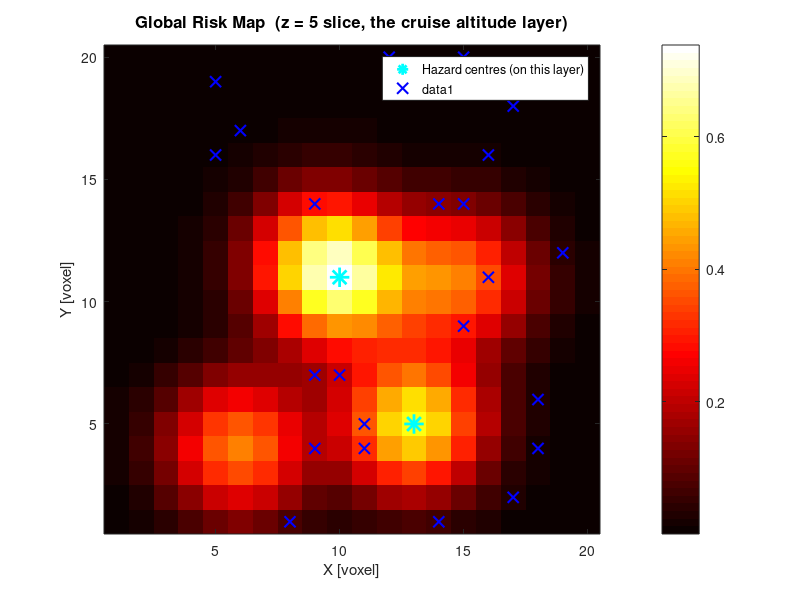
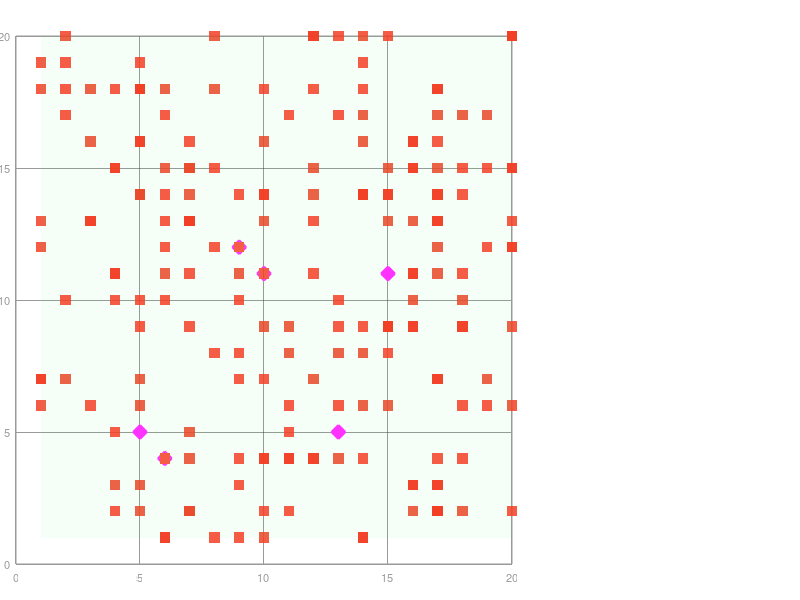

Recreate these plots in MATLAB, in order. (Note: this script raises an error after producing the figures.)
% =========================================================
%  UAV_Myopic_CPP.m  –  v3
%  3-D Myopic Coverage Path Planning for UAV
%
%  Based on:
%    "Risk-Aware Coverage Path Planning for Lunar Micro-Rovers"
%    Santra et al., arXiv:2404.18721, 2024
%
%  Full cost function (mirrors paper structure exactly):
%    mc = alpha*(mc_static + MC_VIS*Vi)   [LOCAL:  basic + revisit penalty]
%       + beta *  mc_alt                  [LOCAL:  altitude risk, real-time]
%       + gamma * mc_energy               [LOCAL:  thrust energy, real-time]
%       + delta * mc_global               [GLOBAL: pre-computed risk map]
%
%  Paper equivalent:
%    mc = alpha*(mc_static + mc_visited*Vi) + beta*mc_DEM
%    where mc_DEM is the pre-computed global terrain cost.
%    Here mc_global plays the same role for UAV.
%
%  Figures produced:
%    Figure 1  –  LIVE ANIMATION (dark theme, 2-panel: 3D + top-down)
%    Figure 2  –  3D Final Path  (time-coded rainbow trail)
%    Figure 3  –  Coverage Progress (with milestone markers)
%    Figure 4  –  Altitude Profile (colour-coded by height)
%    Figure 5  –  Global Risk Map  (pre-computed, shown before run)
%
%  Run: >> UAV_Myopic_CPP
%  MATLAB R2021a+
% =========================================================

function UAV_Myopic_CPP()

clc; clear; close all;
rng(42);

fprintf('============================================\n');
fprintf('  UAV 3-D Myopic Coverage Path Planning v3 \n');
fprintf('============================================\n\n');

% ==========================================================
%  SECTION 1 — PARAMETERS
%  All tunable knobs in one place.
% ==========================================================

% --- Environment ---
Gx = 20;  Gy = 20;  Gz = 10;   % voxel grid (x, y, z)
OBS_RATIO = 0.05;               % fraction of voxels that are obstacles
CELL_SIZE = 1.0;                % metres per voxel edge

% --- UAV Physics ---
% These are REAL physical constants for a ~DJI-Phantom-class drone
m_uav  = 1.5;    % total mass [kg]
g_acc  = 9.81;   % gravity [m/s^2]
rho    = 1.225;  % air density at sea level [kg/m^3]
A_rot  = 0.10;   % equivalent rotor disk area [m^2]
A_drag = 0.05;   % frontal drag area [m^2]
Cd     = 0.50;   % drag coefficient (bluff body approx)
v_nom  = 1.0;    % nominal cruise speed [m/s]
z_ref  = 5;      % cruise/reference altitude [voxels]

% --- Cost-Function Weights ---
% These MUST sum to 1.0 (like alpha+beta=1 in original paper,
% but we now have 4 terms).
%
%  alpha  = weight on local myopic cost  (revisit avoidance)
%  beta   = weight on altitude risk      (real-time, local)
%  gamma  = weight on energy cost        (real-time, local)
%  delta  = weight on GLOBAL risk map    (pre-computed, like DEM in paper)
%
alpha = 0.35;   % basic motion + visited penalty
beta  = 0.25;   % altitude risk
gamma = 0.20;   % energy consumption
delta = 0.20;   % global pre-computed risk  <-- NEW, mirrors mc_DEM in paper
% NOTE: alpha + beta + gamma + delta = 1.0  ✓

% --- Altitude-Risk Sub-Weights (inside beta term) ---
w1 = 1.0;   % penalise large altitude changes
w2 = 2.0;   % penalise proximity to obstacles (1/d_obs)
w3 = 0.5;   % penalise deviation from cruise altitude z_ref

% --- Visited-Cell Penalty ---
% Must be >= 1.1 (per original paper) to avoid infinite loops.
% Higher = stronger push toward unvisited areas.
MC_VIS = 1.5;

% --- APF Parameters ---
D_SAFE    = 2.5;   % APF repulsion activation radius [voxels]
APF_SCALE = 0.04;  % APF blend into total cost

% --- Global Risk Map Parameters ---
N_HAZARDS = 6;     % number of pre-known hazard zones (Gaussian bumps)
HAZARD_STR = 3.0;  % peak risk value at hazard centre

% --- Simulation Control ---
COV_TARGET = 0.90;          % stop when this fraction of free voxels visited
MAX_ITER   = Gx*Gy*Gz * 5;  % hard cap (handles the "gets stuck" case)

% --- Animation Control ---
ANIM_SKIP = 4;    % animate every Nth step. Increase to speed up.
ROTOR_SPD = 30;   % rotor spin speed [degrees/frame]

% ==========================================================
%  SECTION 2 — DERIVED PHYSICAL QUANTITIES
%
%  P_hover: Momentum theory formula (from UAV extension doc).
%  This is the MINIMUM power to stay airborne — constant baseline
%  even when the drone isn't moving horizontally.
%
%  A stationary hover for t seconds costs: P_hover * t  Joules.
%  Moving forward ADDS drag energy ON TOP of this hover cost.
%  Climbing ADDS gravitational PE on top of both.
%  → These three terms are physically independent.
% ==========================================================

P_hover = (m_uav * g_acc)^1.5 / sqrt(2 * rho * A_rot);
F_drag  = 0.5 * Cd * rho * A_drag * v_nom^2;  % constant at v_nom

fprintf('UAV Physical Parameters:\n');
fprintf('  Mass              : %.2f kg\n',  m_uav);
fprintf('  Hover Power       : %.2f W   (energy/time just staying airborne)\n', P_hover);
fprintf('  Drag Force @ v_nom: %.4f N  (extra resistance when moving)\n', F_drag);
fprintf('  Reference alt.    : %d voxels\n', z_ref);
fprintf('  Grid              : %d x %d x %d  (%d total voxels)\n\n', ...
        Gx, Gy, Gz, Gx*Gy*Gz);

% ==========================================================
%  SECTION 3 — ENVIRONMENT SETUP
%
%  Cell states:
%    0 = Unknown  (UAV has not sensed this yet — starts here)
%    1 = Free     (sensed by LiDAR, no obstacle, not yet visited)
%    2 = Obstacle (sensed, blocked — UAV cannot enter)
%    3 = Visited  (UAV has physically occupied this voxel)
%
%  This mirrors Table/Section III of the paper exactly.
% ==========================================================

map       = zeros(Gx, Gy, Gz, 'uint8');
visit_cnt = zeros(Gx, Gy, Gz);

% Place random obstacles (protect start corner [1..3, 1..3])
n_obs  = floor(OBS_RATIO * Gx * Gy * Gz);
placed = 0;
while placed < n_obs
    ox = randi(Gx);  oy = randi(Gy);  oz = randi(Gz);
    if ox <= 3 && oy <= 3,  continue;  end
    if map(ox, oy, oz) == 0
        map(ox, oy, oz) = 2;
        placed = placed + 1;
    end
end

free_total = sum(map(:) ~= 2);
fprintf('Environment: %d free voxels, %d obstacles (%.1f%%)\n\n', ...
        free_total, n_obs, OBS_RATIO*100);

% ==========================================================
%  SECTION 4 — GLOBAL RISK MAP  (pre-computed, like DEM in paper)
%
%  In the original paper, mc_DEM is computed BEFORE the mission
%  starts using NASA satellite elevation data. The rover then
%  uses this pre-computed slope cost during navigation.
%
%  For UAV, we simulate the equivalent: a pre-scanned global
%  risk map with known hazard zones (e.g. from prior aerial
%  survey, restricted airspace, or known obstacle clusters).
%
%  Formula: mc_global(x,y,z) = sum of Gaussian bumps centred
%  at hazard locations. Pre-computed once, used every step.
%
%  This is the GLOBAL term that was MISSING from v1 and v2.
% ==========================================================

global_risk = zeros(Gx, Gy, Gz);

% Random hazard centres (simulate pre-known risky zones)
rng(7);   % different seed so hazards don't overlap with obstacles
hazard_centres = [randi([4,Gx],N_HAZARDS,1), ...
                  randi([4,Gy],N_HAZARDS,1), ...
                  randi([1,Gz],N_HAZARDS,1)];
rng(42);  % restore main seed

% Build global risk map as sum of Gaussians
for i = 1:Gx
    for j = 1:Gy
        for k = 1:Gz
            r = 0;
            for h = 1:N_HAZARDS
                dx = i - hazard_centres(h,1);
                dy = j - hazard_centres(h,2);
                dz = k - hazard_centres(h,3);
                dist2 = dx^2 + dy^2 + dz^2;
                r = r + HAZARD_STR * exp(-dist2 / 8.0);
            end
            global_risk(i,j,k) = r;
        end
    end
end

% Normalise to [0, 1] so it blends cleanly with other cost terms
global_risk = global_risk / max(global_risk(:));

fprintf('Global risk map computed (%d hazard zones).\n\n', N_HAZARDS);

% ==========================================================
%  SECTION 5 — FIGURE 5: GLOBAL RISK MAP  (shown before run)
%
%  Shows what pre-known information the UAV has before it
%  starts flying — equivalent to the DEM shown in Fig.4(a)
%  of the original paper.
% ==========================================================

figure('Name','Figure 5 - Global Risk Map (Pre-Computed)', ...
       'Color','white','Position',[400 300 700 500]);

% Show middle slice (z = z_ref layer)
mid_slice = squeeze(global_risk(:,:,z_ref))';
imagesc(mid_slice);
colormap(hot); colorbar;
title(sprintf('Global Risk Map  (z = %d slice, the cruise altitude layer)', z_ref), ...
      'FontSize', 12, 'FontWeight', 'bold');
xlabel('X [voxel]','FontSize',11);
ylabel('Y [voxel]','FontSize',11);
set(gca,'YDir','normal');
hold on;

% Mark hazard centres that fall on this slice (within ±1)
for h = 1:N_HAZARDS
    if abs(hazard_centres(h,3) - z_ref) <= 1
        plot(hazard_centres(h,1), hazard_centres(h,2), 'c*', ...
             'MarkerSize',14,'LineWidth',2);
    end
end
legend({'Hazard centres (on this layer)'},'Location','best','FontSize',9);

% Also show obstacles as black X
[ox_s, oy_s] = ind2sub([Gx,Gy], find(map(:,:,z_ref) == 2));
if ~isempty(ox_s)
    plot(ox_s, oy_s, 'bx', 'MarkerSize', 8, 'LineWidth', 1.5);
end
drawnow;

% ==========================================================
%  SECTION 6 — UAV INITIALISATION
% ==========================================================

pos = [2, 2, z_ref];
map(pos(1), pos(2), pos(3)) = 3;
visit_cnt(pos(1), pos(2), pos(3)) = 1;

path_log = pos;
E_total  = 0;
cov_hist = [];
iter     = 0;
coverage = 0;

% Pre-allocate cost component log for analysis
cost_log_alt    = [];
cost_log_energy = [];
cost_log_global = [];

% ==========================================================
%  SECTION 7 — FIGURE 1: LIVE ANIMATION SETUP
%
%  Two-panel dark-theme window:
%    Left  (large) : 3D animated voxel world
%    Right (small) : 2D top-down coverage heatmap
%
%  Visual legend for 3D panel:
%    Red   cubes    = Obstacles
%    Yellow dots    = Free (sensed but NOT yet visited)
%    Green  dots    = Visited (size ∝ visit count)
%    Cyan   ring    = Current sensing sphere (26 neighbours)
%    Rainbow line   = Flight path (blue=early, red=late)
%    White/gold UAV = Current drone position
%    Magenta plane  = Cruise altitude z_ref
% ==========================================================

fig_anim = figure('Name','Figure 1 - UAV Live Animation', ...
                  'Color',[0.04 0.04 0.10], ...
                  'Position',[40, 40, 1200, 680]);

% --- LEFT: 3D animated axes ---
ax3d = subplot('Position',[0.02 0.06 0.62 0.88]);
set(ax3d,'Color',[0.04 0.04 0.10], ...
         'XColor',[0.6 0.6 0.6],'YColor',[0.6 0.6 0.6],'ZColor',[0.6 0.6 0.6], ...
         'GridColor',[0.2 0.2 0.2],'GridAlpha',0.5,'FontSize',8);
hold(ax3d,'on');  grid(ax3d,'on');  box(ax3d,'on');

% Draw obstacles once (static red squares)
[ox_v,oy_v,oz_v] = ind2sub([Gx,Gy,Gz], find(map==2));
h_obstacles = scatter3(ax3d, ox_v, oy_v, oz_v, 55, ...
                       [0.95 0.25 0.15], 's', 'filled', ...
                       'MarkerFaceAlpha', 0.85);

% Draw global hazard zone centres (magenta diamonds)
for h = 1:N_HAZARDS
    plot3(ax3d, hazard_centres(h,1), hazard_centres(h,2), hazard_centres(h,3), ...
          'd','Color',[1 0.2 1],'MarkerSize',10, ...
          'MarkerFaceColor',[1 0.2 1],'LineWidth',1.5);
end

% Cruise altitude reference plane (faint green)
[pp_x,pp_y] = meshgrid(1:Gx, 1:Gy);
surf(ax3d, pp_x, pp_y, z_ref*ones(size(pp_x)), ...
     'FaceColor',[0.2 0.9 0.4],'FaceAlpha',0.05,'EdgeColor','none');

% Free (sensed-not-visited) voxels — yellow dots, starts empty
h_free = scatter3(ax3d, nan, nan, nan, 12, [1.0 0.9 0.2], '.', ...
                  'MarkerFaceAlpha', 0.55);

% Visited voxels — green dots, starts empty
h_visited = scatter3(ax3d, nan, nan, nan, 18, [0.2 0.9 0.4], 'o', 'filled', ...
                     'MarkerFaceAlpha', 0.35);

% Sensing sphere highlight — cyan ring at current position
h_sense = scatter3(ax3d, nan, nan, nan, 45, [0.0 0.9 0.9], 'o', ...
                   'MarkerFaceAlpha', 0.10, 'LineWidth', 0.8);

% Flight trail — starts as single point, grows with time
% We'll update it segment-by-segment with colour = time
h_trail = plot3(ax3d, pos(1), pos(2), pos(3), ...
                '-', 'Color',[0.4 0.5 1.0 0.6], 'LineWidth', 1.3);

% Start marker (permanent green star)
plot3(ax3d, pos(1), pos(2), pos(3), 'p', ...
      'Color',[0.2 1.0 0.4],'MarkerSize',14, ...
      'MarkerFaceColor',[0.2 1.0 0.4],'LineWidth',1.5);

% UAV body handles
[uav_h, rotor_h] = draw_uav_3d(ax3d, pos);

% HUD text
h_hud = text(ax3d, 1.2, 1.2, Gz+0.6, 'Initialising...', ...
             'Color',[1.0 1.0 0.4],'FontSize',10, ...
             'FontWeight','bold','FontName','Courier');

% Axes formatting
xlabel(ax3d,'X','Color',[0.7 0.7 0.7],'FontSize',9);
ylabel(ax3d,'Y','Color',[0.7 0.7 0.7],'FontSize',9);
zlabel(ax3d,'Z','Color',[0.7 0.7 0.7],'FontSize',9);
title(ax3d,'UAV Myopic Coverage  –  Live 3D', ...
      'Color',[1 1 1],'FontSize',11,'FontWeight','bold');
xlim(ax3d,[1 Gx]);  ylim(ax3d,[1 Gy]);  zlim(ax3d,[1 Gz]);
view(ax3d, 38, 24);

% Legend (manual text annotations, lighter weight)
legend_items = {'Obstacles','Hazard zones (global risk)', ...
                'z_{ref} plane','Free (sensed)','Visited','Sense sphere', ...
                'Path trail','Start'};
legend(ax3d, legend_items,'FontSize',7,'Color',[0.1 0.1 0.1], ...
       'TextColor',[0.9 0.9 0.9],'Location','northeast');

% --- RIGHT: 2D Top-Down Coverage Heatmap ---
ax2d = subplot('Position',[0.68 0.54 0.30 0.40]);
set(ax2d,'Color',[0.04 0.04 0.10], ...
         'XColor',[0.7 0.7 0.7],'YColor',[0.7 0.7 0.7]);
visit_slice = squeeze(sum(visit_cnt, 3));  % sum visits across all altitudes
h_heatmap = imagesc(ax2d, visit_slice');
colormap(ax2d, [linspace(0.04,0,256)', linspace(0.04,0.8,256)', linspace(0.10,0.3,256)']);
caxis(ax2d,[0 5]);
title(ax2d,'Top-Down Visit Heatmap','Color',[1 1 1],'FontSize',9);
xlabel(ax2d,'X','Color',[0.7 0.7 0.7],'FontSize',8);
ylabel(ax2d,'Y','Color',[0.7 0.7 0.7],'FontSize',8);
set(ax2d,'YDir','normal','FontSize',7);
hold(ax2d,'on');
% Mark obstacles on heatmap
obs_xy = squeeze(any(map==2, 3));
[ox2, oy2] = find(obs_xy');
if ~isempty(ox2)
    plot(ax2d, oy2, ox2, 'rs','MarkerSize',4,'LineWidth',1);
end
h_uav2d = plot(ax2d, pos(2), pos(1), 'w^','MarkerSize',8, ...
               'MarkerFaceColor',[1 1 0.2],'LineWidth',1);

% --- RIGHT BOTTOM: Live cost bar chart ---
ax_bar = subplot('Position',[0.68 0.06 0.30 0.38]);
set(ax_bar,'Color',[0.06 0.06 0.12], ...
           'XColor',[0.7 0.7 0.7],'YColor',[0.7 0.7 0.7]);
bar_labels = {'Local\n(static+vis)', 'Alt Risk', 'Energy', 'Global Risk'};
h_bars = bar(ax_bar, [0 0 0 0], 'FaceColor','flat');
h_bars.CData = [0.4 0.6 1.0; 1.0 0.7 0.1; 0.3 1.0 0.4; 1.0 0.3 0.8];
title(ax_bar,'Live Cost Breakdown','Color',[1 1 1],'FontSize',9);
ylabel(ax_bar,'Cost contribution','Color',[0.7 0.7 0.7],'FontSize',8);
set(ax_bar,'XTickLabel',{'Local','AltRisk','Energy','Global'}, ...
           'FontSize',8,'XColor',[0.7 0.7 0.7],'YColor',[0.7 0.7 0.7]);
ylim(ax_bar,[0 3]);

rotor_angle = 0;

% ==========================================================
%  SECTION 8 — MAIN COVERAGE LOOP
%
%  Each iteration = one step of the UAV.
%  The algorithm is purely GREEDY — no look-ahead, no global
%  planning, no backtracking.
%
%  HOW COVERAGE IS ACHIEVED WITHOUT BACKPROPAGATION:
%  The mc_visited * Vi term is the key mechanism. Every visited
%  cell accumulates a penalty. This makes the algorithm naturally
%  "push away" from explored regions toward unexplored ones —
%  like leaving expensive footprints that force you to walk
%  somewhere new. It's emergent, not planned.
%
%  CAN IT FAIL? YES. If the UAV gets surrounded by visited cells
%  and obstacles with no unvisited neighbours reachable, it gets
%  trapped. MAX_ITER handles this gracefully.
% ==========================================================

fprintf('Starting coverage loop...\n');
fprintf('(Close Figure 1 to stop early)\n\n');

while coverage < COV_TARGET && iter < MAX_ITER

    if ~ishandle(fig_anim),  break;  end

    iter = iter + 1;

    % ----------------------------------------------------------
    %  STEP A: SENSE — Reveal 26 voxels around current position
    %  This is the MYOPIC part. The UAV sees only immediate
    %  neighbours. Unknown (0) voxels become Free (1).
    % ----------------------------------------------------------
    nbrs = get_26_neighbors(pos, Gx, Gy, Gz);
    for k = 1:size(nbrs,1)
        nx=nbrs(k,1); ny=nbrs(k,2); nz=nbrs(k,3);
        if map(nx,ny,nz)==0,  map(nx,ny,nz)=1;  end
    end

    % ----------------------------------------------------------
    %  STEP B: EVALUATE COST for each of the 26 neighbours
    %  Full cost function with all 4 terms.
    % ----------------------------------------------------------
    min_cost = inf;
    best     = [];
    best_cost_breakdown = [0 0 0 0];

    for k = 1:size(nbrs,1)
        nx=nbrs(k,1); ny=nbrs(k,2); nz=nbrs(k,3);
        if map(nx,ny,nz)==2,  continue;  end   % skip obstacles

        % --- LOCAL TERM 1: Basic motion + visited penalty ---
        % mc_static = 1 (base movement cost per voxel, direction-simplified)
        % mc_visited = MC_VIS * Vi (grows with each revisit)
        % This term directly mirrors Eq.(1) from the paper:
        %   mc = mc_static + mc_visited*Vi
        mc_static = 1.0;
        Vi        = visit_cnt(nx, ny, nz);
        cost_local = alpha * (mc_static + MC_VIS * Vi);

        % --- LOCAL TERM 2: Altitude risk ---
        % Three components (all real-time, sensor-dependent):
        %   w1*|dz|         = cost of changing altitude
        %   w2*(1/d_obs)    = cost of flying near obstacles
        %   w3*|z - z_ref|  = cost of deviating from cruise altitude
        dz    = nz - pos(3);
        d_obs = nearest_obs_dist([nx,ny,nz], map, Gx, Gy, Gz);
        mc_alt = w1*abs(dz) + w2*(1/max(d_obs,0.5)) + w3*abs(nz-z_ref);
        cost_alt = beta * mc_alt;

        % --- LOCAL TERM 3: Energy cost ---
        % E_move = P_hover*t  +  m*g*dz_climb  +  F_drag*dist
        %          (hover)        (climb PE)       (air drag)
        % These are physically distinct:
        %   Hover: energy to stay airborne regardless of motion
        %   Climb: energy against gravity when ascending only
        %   Drag:  energy wasted against air resistance while moving
        % Normalised by 200J (approx max energy for one voxel hop)
        dist_m  = sqrt((nx-pos(1))^2+(ny-pos(2))^2+dz^2) * CELL_SIZE;
        t_step  = dist_m / v_nom;
        E_step  = P_hover*t_step + m_uav*g_acc*max(dz,0)*CELL_SIZE + F_drag*dist_m;
        mc_energy = E_step / 200;
        cost_energy = gamma * mc_energy;

        % --- GLOBAL TERM: Pre-computed risk map ---
        % This is the equivalent of mc_DEM in the original paper.
        % Computed ONCE before the mission (see Section 4).
        % Represents pre-known hazard zones, altitude restrictions,
        % obstacle-dense regions from prior survey.
        % The UAV avoids these zones even before seeing them with sensors.
        mc_glob = global_risk(nx, ny, nz);
        cost_glob = delta * mc_glob;

        % --- APF repulsion (safety layer, not in paper's cost function) ---
        apf = apf_repulsive_score(pos,[nx,ny,nz],map,Gx,Gy,Gz,D_SAFE);

        % --- TOTAL COST (complete UAV cost function from proposal) ---
        total_cost = cost_local + cost_alt + cost_energy + cost_glob ...
                   + APF_SCALE * apf;

        if total_cost < min_cost
            min_cost = total_cost;
            best     = [nx, ny, nz];
            best_cost_breakdown = [cost_local, cost_alt, cost_energy, cost_glob];
        end
    end

    % ----------------------------------------------------------
    %  STEP C: MOVE to best voxel
    %  If no valid neighbour found, the UAV is trapped.
    %  This CAN happen if surrounded by obstacles + visited cells.
    %  MAX_ITER cap handles this gracefully.
    % ----------------------------------------------------------
    if isempty(best),  break;  end

    dz_move   = best(3) - pos(3);
    dist_move = sqrt(sum((best-pos).^2)) * CELL_SIZE;
    t_move    = dist_move / v_nom;
    E_move    = P_hover*t_move + m_uav*g_acc*max(dz_move,0)*CELL_SIZE + F_drag*dist_move;
    E_total   = E_total + E_move;

    pos = best;
    visit_cnt(pos(1),pos(2),pos(3)) = visit_cnt(pos(1),pos(2),pos(3)) + 1;
    if map(pos(1),pos(2),pos(3)) ~= 2
        map(pos(1),pos(2),pos(3)) = 3;
    end
    path_log(end+1,:) = pos; %#ok<AGROW>

    % Log cost components for Figure 6 later
    cost_log_alt(end+1)    = best_cost_breakdown(2); %#ok<AGROW>
    cost_log_energy(end+1) = best_cost_breakdown(3); %#ok<AGROW>
    cost_log_global(end+1) = best_cost_breakdown(4); %#ok<AGROW>

    % ----------------------------------------------------------
    %  STEP D: UPDATE COVERAGE METRIC
    %  Simple fraction: visited voxels / total free voxels
    %  This is the Path Length Ratio denominator from Eq.(4)
    % ----------------------------------------------------------
    visited  = sum(map(:)==3);
    coverage = visited / free_total;
    cov_hist(end+1) = coverage; %#ok<AGROW>

    % ----------------------------------------------------------
    %  STEP E: ANIMATE (every ANIM_SKIP steps)
    %  Uses set() to update existing graphics objects — much
    %  faster than delete+redraw.
    % ----------------------------------------------------------
    if mod(iter, ANIM_SKIP)==0 && ishandle(fig_anim)

        % Update free voxel cloud (yellow — sensed but unvisited)
        [fx,fy,fz] = ind2sub([Gx,Gy,Gz], find(map==1));
        set(h_free, 'XData',fx, 'YData',fy, 'ZData',fz);

        % Update visited voxel cloud (green)
        [vx,vy,vz_v] = ind2sub([Gx,Gy,Gz], find(map==3));
        set(h_visited, 'XData',vx, 'YData',vy, 'ZData',vz_v);

        % Highlight current sensing sphere (show 26 neighbours as cyan ring)
        nbrs_now = get_26_neighbors(pos, Gx, Gy, Gz);
        set(h_sense, 'XData',nbrs_now(:,1), ...
                     'YData',nbrs_now(:,2), ...
                     'ZData',nbrs_now(:,3));

        % Update trail — rainbow colour by time (blue→red)
        n_path = size(path_log,1);
        if n_path > 2
            cmap_trail = jet(n_path);
            delete(h_trail);
            h_trail = gobjects(n_path-1,1);
            for s = max(1,n_path-40):n_path-1   % only last 40 segments for speed
                ci = max(1, min(n_path, s));
                h_trail(s) = plot3(ax3d, ...
                    path_log(s:s+1,1), path_log(s:s+1,2), path_log(s:s+1,3), ...
                    '-','Color',[cmap_trail(ci,:) 0.75],'LineWidth',1.6);
            end
        end

        % Move UAV
        move_uav_3d(uav_h, rotor_h, pos, rotor_angle);
        rotor_angle = mod(rotor_angle + ROTOR_SPD, 360);

        % HUD
        set(h_hud,'String', sprintf( ...
            'Cov: %5.1f%%  |  Step: %d  |  Energy: %.0f J', ...
            coverage*100, iter, E_total));

        % 2D heatmap update
        visit_slice = squeeze(sum(visit_cnt, 3));
        set(h_heatmap, 'CData', visit_slice');
        set(h_uav2d, 'XData', pos(2), 'YData', pos(1));

        % Live cost bar
        set(h_bars, 'YData', best_cost_breakdown);
        ylim(ax_bar,[0 max(0.5, max(best_cost_breakdown)*1.3)]);

        drawnow limitrate;
    end

    if mod(iter,200)==0
        fprintf('  Iter %4d | Coverage %.1f%% | Energy %.0f J\n', ...
                iter, coverage*100, E_total);
    end
end

% Final frame
if ishandle(fig_anim)
    [fx,fy,fz] = ind2sub([Gx,Gy,Gz], find(map==1));
    set(h_free,'XData',fx,'YData',fy,'ZData',fz);
    [vx,vy,vz_v] = ind2sub([Gx,Gy,Gz], find(map==3));
    set(h_visited,'XData',vx,'YData',vy,'ZData',vz_v);
    move_uav_3d(uav_h, rotor_h, pos, rotor_angle);
    set(h_hud,'String', sprintf('DONE  Cov: %.1f%%  Steps: %d  Energy: %.0fJ', ...
              coverage*100, iter, E_total));
    % Final position marker (red square)
    plot3(ax3d, pos(1),pos(2),pos(3),'s','Color',[1 0.2 0.2], ...
          'MarkerSize',13,'MarkerFaceColor',[1 0.2 0.2],'LineWidth',1.5);
    visit_slice = squeeze(sum(visit_cnt,3));
    set(h_heatmap,'CData',visit_slice');
    drawnow;
end

% ==========================================================
%  SECTION 9 — RESULTS
% ==========================================================
fprintf('\n========== Simulation Results ==========\n');
fprintf('  Total iterations   : %d\n',   iter);
fprintf('  Final coverage     : %.1f%%\n', coverage*100);
fprintf('  Total energy used  : %.2f J\n', E_total);
fprintf('  Avg energy/step    : %.2f J\n', E_total/max(iter,1));
fprintf('  Path length ratio  : %.3f\n',   iter/free_total);
fprintf('  (Optimal ratio = 1.0: each cell visited exactly once)\n');
fprintf('=========================================\n\n');

fprintf('Rendering figures 2, 3, 4, 6...\n');

% ==========================================================
%  SECTION 10 — FIGURE 2: 3D FINAL PATH (rainbow trail)
%
%  Same data as Figure 1 but:
%  - White background for readability
%  - Full rainbow path (blue=early steps, red=late steps)
%  - Voxel states shown with distinct colours and sizes
% ==========================================================

figure('Name','Figure 2 - 3D Final Path (Rainbow Trail)', ...
       'Color','white','Position',[980, 40, 780, 660]);
hold on; grid on; box on;

% Obstacles — dark red cubes
[ox3,oy3,oz3] = ind2sub([Gx,Gy,Gz], find(map==2));
scatter3(ox3,oy3,oz3, 50, [0.6 0.05 0.05], 's', 'filled', 'MarkerFaceAlpha',0.6);

% Free (sensed but unvisited) — small yellow
[fx3,fy3,fz3] = ind2sub([Gx,Gy,Gz], find(map==1));
if ~isempty(fx3)
    scatter3(fx3,fy3,fz3, 10, [1.0 0.85 0.1], '.', 'MarkerFaceAlpha',0.3);
end

% Visited — green, size proportional to visit count
[vx3,vy3,vz3] = ind2sub([Gx,Gy,Gz], find(map==3));
vc = zeros(length(vx3),1);
for i=1:length(vx3)
    vc(i) = visit_cnt(vx3(i),vy3(i),vz3(i));
end
scatter3(vx3,vy3,vz3, 8+vc*5, [0.2 0.8 0.35], 'o', 'filled', 'MarkerFaceAlpha',0.28);

% Rainbow flight path (full, blue=early → red=late)
n_path = size(path_log,1);
cmap_r = jet(n_path);
for s = 1:n_path-1
    plot3(path_log(s:s+1,1), path_log(s:s+1,2), path_log(s:s+1,3), ...
          '-','Color', cmap_r(s,:),'LineWidth',1.7);
end

% Start / end
plot3(path_log(1,1),   path_log(1,2),   path_log(1,3), 'p', ...
      'MarkerSize',14,'MarkerFaceColor',[0.1 0.9 0.2],'Color',[0.1 0.9 0.2],'LineWidth',1.5);
plot3(path_log(end,1), path_log(end,2), path_log(end,3), 's', ...
      'MarkerSize',12,'MarkerFaceColor',[1 0.1 0.1],'Color',[1 0.1 0.1],'LineWidth',1.5);

% Hazard centres
for h = 1:N_HAZARDS
    plot3(hazard_centres(h,1),hazard_centres(h,2),hazard_centres(h,3), ...
          'd','Color',[0.8 0.0 0.9],'MarkerSize',10, ...
          'MarkerFaceColor',[0.8 0 0.9],'LineWidth',1.3);
end

% Cruise plane
[pp_x2,pp_y2] = meshgrid(1:Gx,1:Gy);
surf(pp_x2, pp_y2, z_ref*ones(size(pp_x2)), ...
     'FaceColor',[0.2 0.9 0.4],'FaceAlpha',0.07,'EdgeColor','none');

colormap(jet); cb2=colorbar; caxis([1 n_path]);
cb2.Label.String = 'Step number (blue=early, red=late)';
cb2.Label.FontSize = 9;

xlabel('X [voxel]','FontSize',11); ylabel('Y [voxel]','FontSize',11);
zlabel('Z [voxel]','FontSize',11);
title(sprintf('3D UAV Path  |  Coverage: %.1f%%  |  Steps: %d  |  Energy: %.0fJ', ...
              coverage*100, iter, E_total), 'FontSize',11,'FontWeight','bold');
legend({'Obstacles (red=blocked)','Free (sensed, unvisited)', ...
        'Visited (size ∝ revisits)','Flight path (time-coded)', ...
        'Start','End','Global hazard zones','z_{ref} plane'}, ...
       'Location','best','FontSize',8);
xlim([1 Gx]); ylim([1 Gy]); zlim([1 Gz]);
view(42,28);

% ==========================================================
%  SECTION 11 — FIGURE 3: COVERAGE PROGRESS
% ==========================================================

figure('Name','Figure 3 - Coverage Progress','Color','white', ...
       'Position',[40, 430, 700, 420]);
hold on; grid on; box on;

fill([0 length(cov_hist) length(cov_hist) 0], ...
     [0 0 COV_TARGET*100 COV_TARGET*100], ...
     [0.90 0.95 1.00],'EdgeColor','none','FaceAlpha',0.7);
fill([0 length(cov_hist) length(cov_hist) 0], ...
     [COV_TARGET*100 COV_TARGET*100 105 105], ...
     [0.90 1.00 0.90],'EdgeColor','none','FaceAlpha',0.7);

plot(1:length(cov_hist), cov_hist*100, 'b-', 'LineWidth', 2.2);

yline(COV_TARGET*100,'r--','LineWidth',1.8,...
      'Label',sprintf('Target %.0f%%',COV_TARGET*100),...
      'LabelHorizontalAlignment','left','FontSize',10);

for tgt = [25, 50, 75]
    idx = find(cov_hist*100 >= tgt, 1);
    if ~isempty(idx)
        plot(idx, tgt, 'ko','MarkerSize',7,'MarkerFaceColor',[1 0.6 0.1]);
        text(idx+8, tgt+2, sprintf('%d%% at step %d',tgt,idx),...
             'FontSize',9,'Color',[0.4 0.2 0]);
    end
end

annotation('textbox',[0.55 0.20 0.35 0.15],...
    'String',{'{\bf Why the tail slows down:}', ...
              'Unvisited voxels get rarer.', ...
              'mc_{vis} penalty pushes UAV', ...
              'outward but search radius', ...
              'grows → more revisits needed.'},...
    'FontSize',8,'BackgroundColor',[0.95 0.95 0.80], ...
    'EdgeColor',[0.6 0.6 0.0]);

xlabel('Iteration','FontSize',12,'FontWeight','bold');
ylabel('Coverage [%]','FontSize',12,'FontWeight','bold');
title(sprintf('Coverage Progress  |  Final: %.1f%%  in  %d steps', ...
              coverage*100, iter),'FontSize',12,'FontWeight','bold');
ylim([0 105]); xlim([1 length(cov_hist)]);

% ==========================================================
%  SECTION 12 — FIGURE 4: ALTITUDE PROFILE
% ==========================================================

figure('Name','Figure 4 - Altitude Profile','Color','white', ...
       'Position',[760, 430, 700, 420]);
hold on; grid on; box on;

n_steps  = size(path_log,1);
alt_vals = path_log(:,3);
cmap_alt = jet(Gz);

fill([1 n_steps n_steps 1],[z_ref-1 z_ref-1 z_ref+1 z_ref+1], ...
     [0.85 1.0 0.85],'EdgeColor','none','FaceAlpha',0.7);

for s = 1:n_steps-1
    ci = max(1,min(Gz, round(alt_vals(s))));
    plot(s:s+1, alt_vals(s:s+1),'-','Color',cmap_alt(ci,:),'LineWidth',1.8);
end

yline(z_ref,'g--','LineWidth',1.8,'Label','z_{ref} (cruise)',...
      'LabelHorizontalAlignment','left','FontSize',10);

colormap(jet(Gz));
cb4=colorbar; clim([1 Gz]);
cb4.Label.String='Altitude [voxel]'; cb4.Label.FontSize=10;

xlabel('Step','FontSize',12,'FontWeight','bold');
ylabel('Altitude [voxel]','FontSize',12,'FontWeight','bold');
title('UAV Altitude Profile  –  Colour = Height',...
      'FontSize',12,'FontWeight','bold');
ylim([0 Gz+1]); xlim([1 n_steps]);

% ==========================================================
%  SECTION 13 — FIGURE 6: COST COMPONENT BREAKDOWN
%
%  Shows how each cost term contributed over time.
%  This directly illustrates the 4-term cost function and
%  lets you see which term dominated the UAV's decisions.
% ==========================================================

figure('Name','Figure 6 - Cost Component Breakdown','Color','white', ...
       'Position',[400, 100, 800, 420]);
hold on; grid on; box on;

steps_c = 1:length(cost_log_alt);

area(steps_c, [cost_log_alt(:), cost_log_energy(:), cost_log_global(:)], ...
     'FaceAlpha', 0.5);

legend({sprintf('Alt Risk (\\beta=%.2f)',beta), ...
        sprintf('Energy    (\\gamma=%.2f)',gamma), ...
        sprintf('Global    (\\delta=%.2f)',delta)}, ...
       'Location','best','FontSize',10);

xlabel('Iteration','FontSize',12,'FontWeight','bold');
ylabel('Cost component value','FontSize',12,'FontWeight','bold');
title('Cost Function Breakdown Per Step  –  Shows Which Term Drove Each Decision',...
      'FontSize',11,'FontWeight','bold');
xlim([1 length(cost_log_alt)]);

fprintf('All 6 figures rendered.\n');
fprintf('Fig1=Animation | Fig2=3DPath | Fig3=Coverage\n');
fprintf('Fig4=Altitude  | Fig5=GlobalRisk | Fig6=CostBreakdown\n');

end  % main function


% ==========================================================
%  UAV GRAPHICS HELPERS
% ==========================================================

function [body_h, rotor_h] = draw_uav_3d(ax, pos)
    ARM=0.6; R_r=0.28; BODY=0.20;
    cx=pos(1); cy=pos(2); cz=pos(3);
    th=linspace(0,2*pi,20);
    body_h(1) = fill3(ax, cx+BODY*cos(th), cy+BODY*sin(th), cz*ones(1,20), ...
                      [0.2 0.2 0.2],'EdgeColor',[0.7 0.7 0.7],'FaceAlpha',0.95);
    arm_dirs=[1 1;1 -1;-1 1;-1 -1]*ARM/sqrt(2);
    for i=1:4
        body_h(i+1)=plot3(ax,[cx,cx+arm_dirs(i,1)],[cy,cy+arm_dirs(i,2)],[cz,cz],...
                          '-','Color',[0.6 0.6 0.6],'LineWidth',2.5);
    end
    rotor_h=gobjects(4,1);
    for i=1:4
        rx=cx+arm_dirs(i,1); ry=cy+arm_dirs(i,2);
        th_r=linspace(0,2*pi,16);
        rotor_h(i)=fill3(ax,rx+R_r*cos(th_r),ry+R_r*sin(th_r),cz*ones(1,16),...
                         [0.5 0.9 1.0],'EdgeColor',[0.2 0.6 0.9],...
                         'FaceAlpha',0.6,'LineWidth',1.0);
    end
end

function move_uav_3d(body_h, rotor_h, pos, ang_deg)
    ARM=0.6; R_r=0.28; BODY=0.20;
    cx=pos(1); cy=pos(2); cz=pos(3);
    th=linspace(0,2*pi,20);
    set(body_h(1),'XData',cx+BODY*cos(th),'YData',cy+BODY*sin(th),'ZData',cz*ones(1,20));
    arm_dirs=[1 1;1 -1;-1 1;-1 -1]*ARM/sqrt(2);
    for i=1:4
        set(body_h(i+1),'XData',[cx,cx+arm_dirs(i,1)],...
                        'YData',[cy,cy+arm_dirs(i,2)],'ZData',[cz,cz]);
    end
    ang_rad=deg2rad(ang_deg);
    th_r=linspace(0,2*pi,16)+ang_rad;
    for i=1:4
        rx=cx+arm_dirs(i,1); ry=cy+arm_dirs(i,2);
        set(rotor_h(i),'XData',rx+R_r*cos(th_r),'YData',ry+R_r*sin(th_r),...
                       'ZData',cz*ones(1,16));
    end
end


% ==========================================================
%  CORE ALGORITHM HELPERS
% ==========================================================

function nbrs = get_26_neighbors(pos, Gx, Gy, Gz)
    nbrs=zeros(26,3); count=0;
    for dx=-1:1
        for dy=-1:1
            for dz=-1:1
                if dx==0&&dy==0&&dz==0, continue; end
                nx=pos(1)+dx; ny=pos(2)+dy; nz=pos(3)+dz;
                if nx>=1&&nx<=Gx&&ny>=1&&ny<=Gy&&nz>=1&&nz<=Gz
                    count=count+1; nbrs(count,:)=[nx,ny,nz];
                end
            end
        end
    end
    nbrs=nbrs(1:count,:);
end

function d = nearest_obs_dist(pos, map, Gx, Gy, Gz)
    d=inf; R=4;
    for dx=-R:R
        for dy=-R:R
            for dz=-R:R
                nx=pos(1)+dx; ny=pos(2)+dy; nz=pos(3)+dz;
                if nx<1||nx>Gx||ny<1||ny>Gy||nz<1||nz>Gz, continue; end
                if map(nx,ny,nz)==2
                    dd=sqrt(dx^2+dy^2+dz^2);
                    if dd<d, d=dd; end
                end
            end
        end
    end
end

function score = apf_repulsive_score(pos, target, map, Gx, Gy, Gz, D_safe)
    score=0; dir=target-pos; d_norm=norm(dir);
    if d_norm<1e-9, return; end
    dir_u=dir/d_norm;
    for dx=-2:2
        for dy=-2:2
            for dz=-2:2
                nx=pos(1)+dx; ny=pos(2)+dy; nz=pos(3)+dz;
                if nx<1||nx>Gx||ny<1||ny>Gy||nz<1||nz>Gz, continue; end
                if map(nx,ny,nz)==2
                    d=sqrt(dx^2+dy^2+dz^2);
                    if d<D_safe&&d>0
                        mag=(1/d-1/D_safe)^2;
                        proj=dot(dir_u,-[dx,dy,dz]/d);
                        score=score+mag*max(proj,0);
                    end
                end
            end
        end
    end
end
